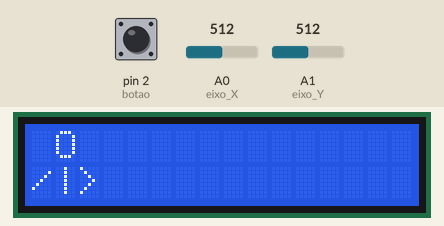
Simulated run of this sketch. Board: Arduino Uno, built with avr-gcc and run on an emulated ATmega328P. On the bench: 16×2 character LCD. The inputs (shaded band) are chosen by the test bench; at power-on: A1 (eixo_Y) = 512, A0 (eixo_X) = 512, pin 2 (botao) HIGH.

Above: at 1.2 s.
1.3 s: A1 (eixo_Y) set to 1010
2.8 s: A1 (eixo_Y) set to 1023
At 4.4 s:
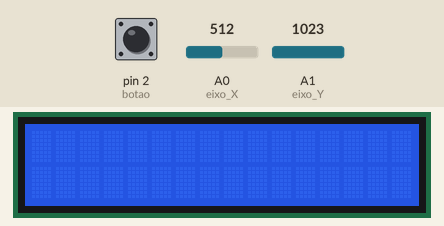
5.3 s: A0 (eixo_X) set to 0
At 6.1 s:
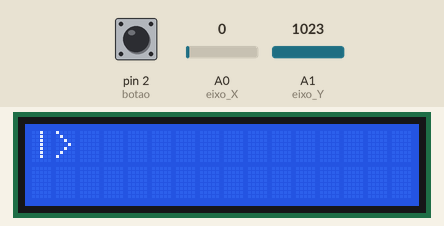
6.8 s: A0 (eixo_X) set to 122
At 12.19 s:
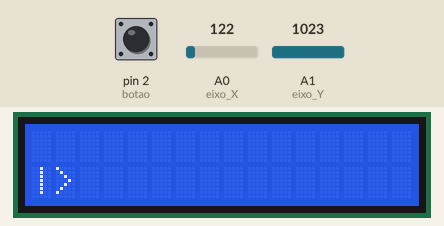
12.8 s: A1 (eixo_Y) set to 1023
Timing chart, 0 to 15.8 s (numbered marks = the images above; inputs shaded):
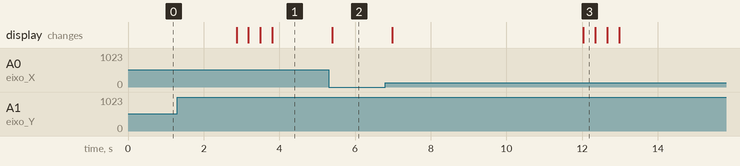

Measured:
- the behaviour switches between 1022 and 1023 on A1 (eixo_Y) (found by bisection; images 0 and 1)
- after the input at 1.3 s, every drawn part: stays the same
- after the input at 2.8 s, the display: first changes after 0.07 s (image 1 shows a later state)
- after the input at 5.3 s, the display: changes after 0.09 s (image 2)
- after the input at 6.8 s, the display: first changes after 0.19 s (image 3 shows a later state)

The sketch:

Stickman_lcd.ino
```cpp
#include <Wire.h>
#include <LiquidCrystal_I2C.h>

//Inicializa o display no endereço 0x27
LiquidCrystal_I2C lcd(0x27, 16, 2);

int eixo_X= A0; //PINO REFERENTE A LIGAÇÃO DO EIXO X
int eixo_Y = A1; //PINO REFERENTE A LIGAÇÃO DO EIXO Y
int botao = 2; //PINO REFERENTE A LIGAÇÃO NO PINO KEY (EIXO Z)
int x = 1;
int y = 0;

void setup() {
  lcd.init();
  pinMode (botao, INPUT_PULLUP);
}

void loop() {
  // put your main code here, to run repeatedly:
  lcd.clear();
  lcd.setBacklight(HIGH);
  lcd.setCursor(x,0);
  lcd.print("O");
  lcd.setCursor(y,1);
  lcd.print("/|>");
   if((analogRead(eixo_X)) == 0){ //SE LEITURA FOR IGUAL A 0, FAZ
        lcd.clear();
        x -= 1;
        lcd.setCursor(x,0);
        lcd.print("/|>");
        lcd.setCursor(y,1);
        lcd.print("| |");
        x += 1;
    }else{
          if((analogRead(eixo_X)) == 1023){ //SE LEITURA FOR IGUAL A 1023, FAZ
              lcd.clear();
              lcd.setCursor(0,0);
              lcd.print("");
              y += 1;
              lcd.setCursor(y,1);
              lcd.print("O");
              y -= 1;
          }else{
                if((analogRead(eixo_Y)) == 0){ //SE LEITURA FOR IGUAL A 0, FAZ
                  x += 1;
                  lcd.setCursor(x,0);
                  lcd.print("O");
                  y += 1;
                  lcd.setCursor(y,1);
                  lcd.print("/|>");
                }else{
                      if((analogRead(eixo_Y)) == 1023){ //SE LEITURA FOR IGUAL A 1023, FAZ
                          x -= 1;
                          lcd.setCursor(x,0);
                          lcd.print("O");
                          y -= 1;
                          lcd.setCursor(y,1);
                          lcd.print("/|>");
                      }else{
                            if(digitalRead(botao) == LOW){ //SE LEITURA FOR IGUAL A HIGH, FAZ
                               Serial.println("BOTAO PRESSIONADO"); //IMPRIME O TEXTO NO MONITOR SERIAL
                            }
                      }
                }
          }
    }
    delay(300);
}
```
